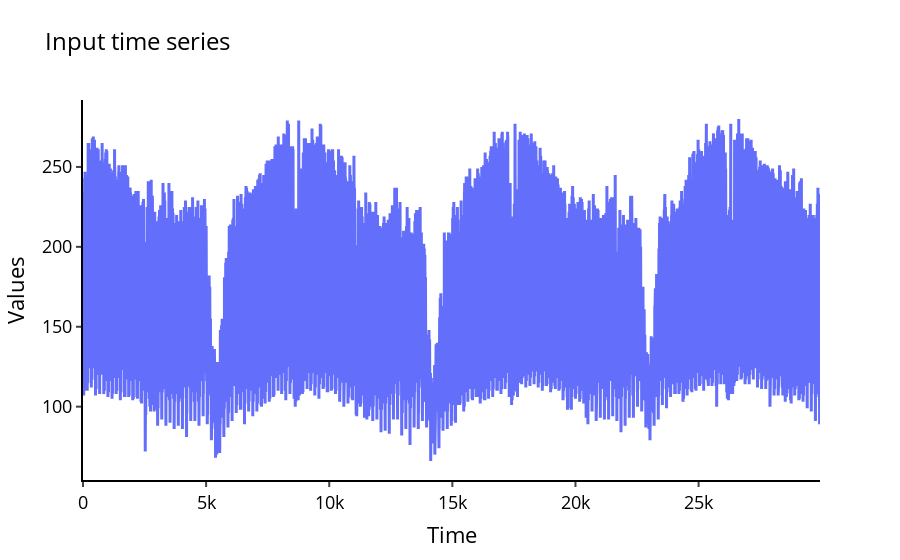

Notebook cell for this chart:
### Markdown cell above
Визуализируйте временной ряд, используя функцию `plot_ts()` из модуля *plot.py*.

### Code cell
plot_ts(ts, "Input time series")

### Figure 1 — Plotly figure (JSON) as saved in the notebook; plotly's stock layout.template omitted (floating-point values rounded to 4 significant figures; data arrays with more than 128 entries replaced by an {"elided": "..."} marker saying what was removed)
{"data": [{"line": {"width": 3}, "type": "scatter", "x": {"elided": "29931 int values"}, "y": {"elided": "29931 float values"}}], "layout": {"legend": {"font": {"color": "black", "size": 20}}, "paper_bgcolor": "rgba(0,0,0,0)", "plot_bgcolor": "rgba(0,0,0,0)", "title": {"font": {"color": "black", "size": 24}, "text": "Input time series"}, "xaxis": {"linecolor": "#000", "linewidth": 2, "showgrid": false, "tickfont": {"color": "black", "size": 18}, "ticks": "outside", "tickwidth": 2, "title": {"font": {"color": "black", "size": 22}, "text": "Time"}}, "yaxis": {"linecolor": "#000", "linewidth": 2, "showgrid": false, "tickfont": {"color": "black", "size": 18}, "ticks": "outside", "tickwidth": 2, "title": {"font": {"color": "black", "size": 22}, "text": "Values"}, "zeroline": false}}}
